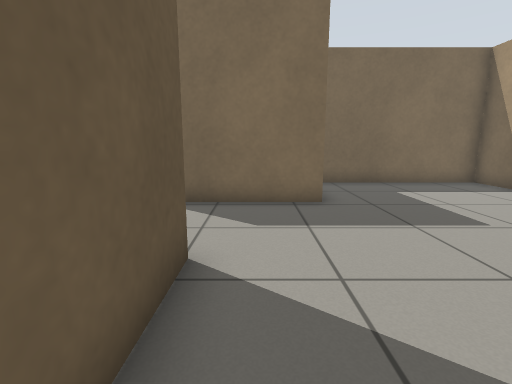
[1] (above)

14 first-person views from a walk through a world built for the Gazebo simulator. The camera is 0.78 m above the floor, tilts 10° down and sees 85° across. The lines on the ground mark 1 m squares. The floor is counted in squares, 0.5 m on a side. Each view is taken from the middle of a square. On the plan, view 1 faces up. The plan holds only what a view shows up to about 14 squares ahead; the rest is blank. Surface patterns are stand-ins for the level's own textures.

[2]
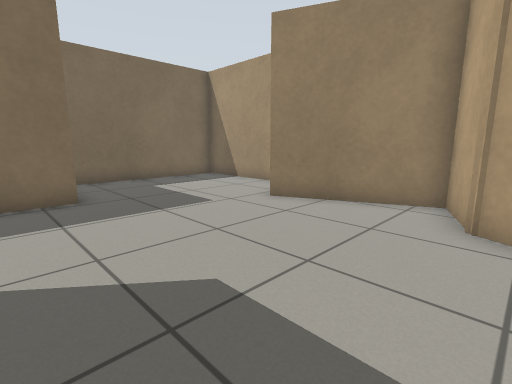

[3]
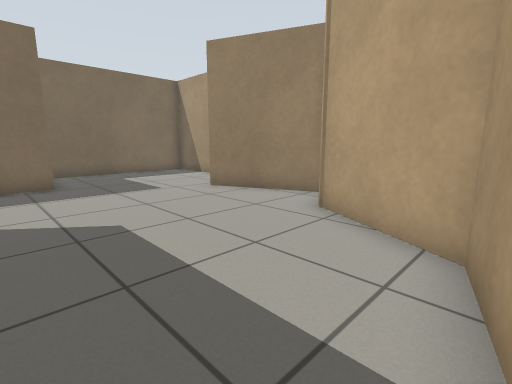

[4]
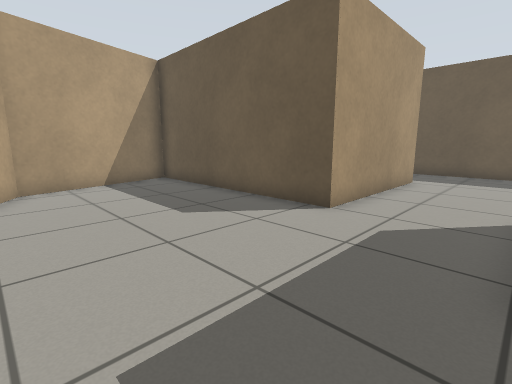

[5]
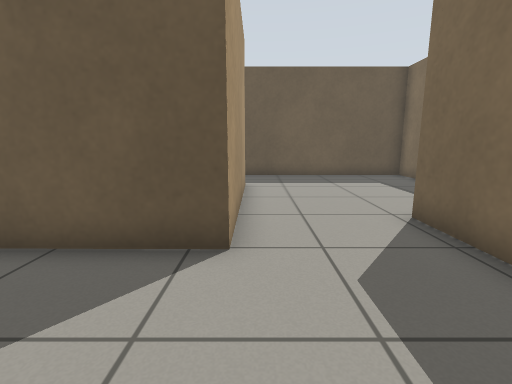

[6]
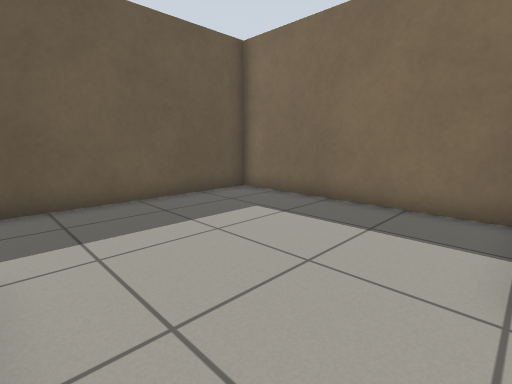

[7]
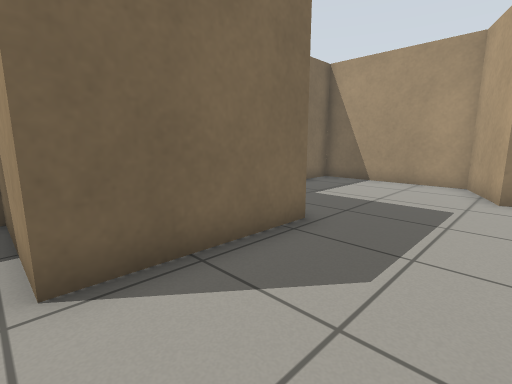

[8]
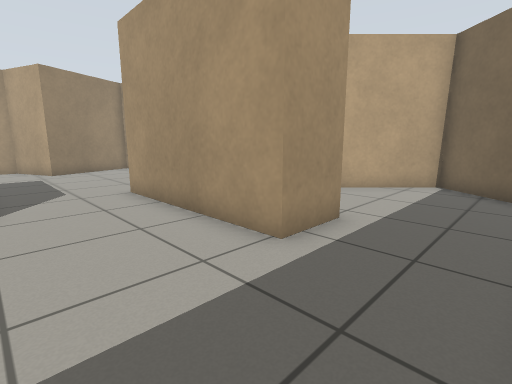

[9]
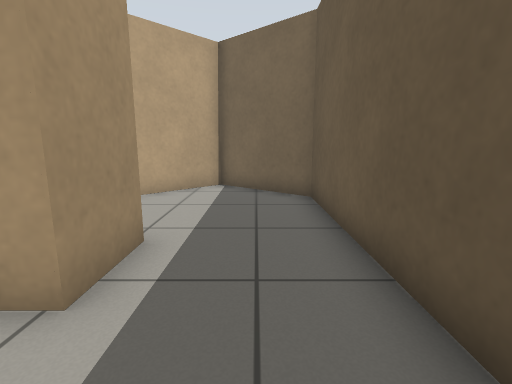

[10]
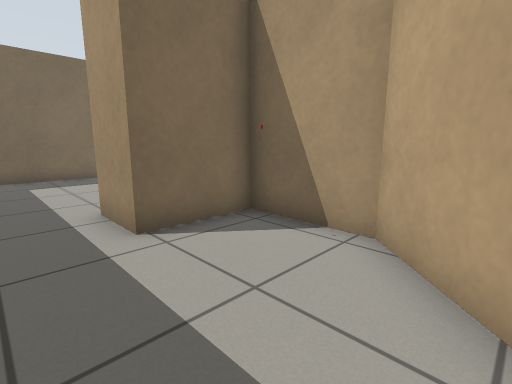

[11]
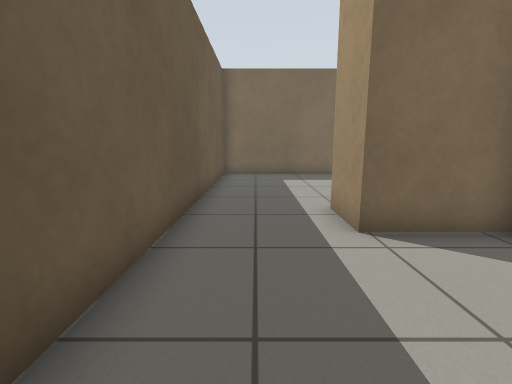

[12]
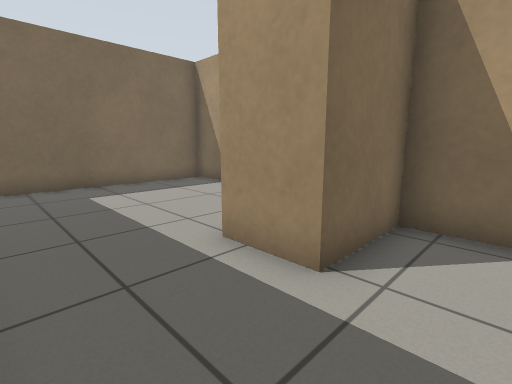

[13]
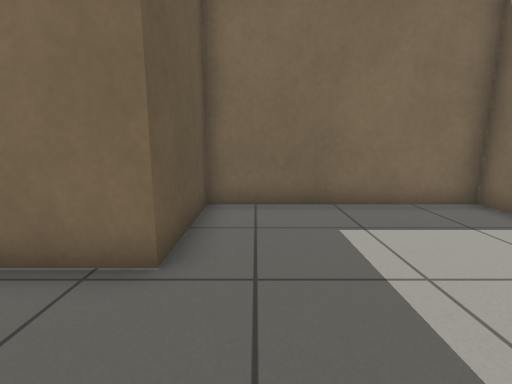

[14]
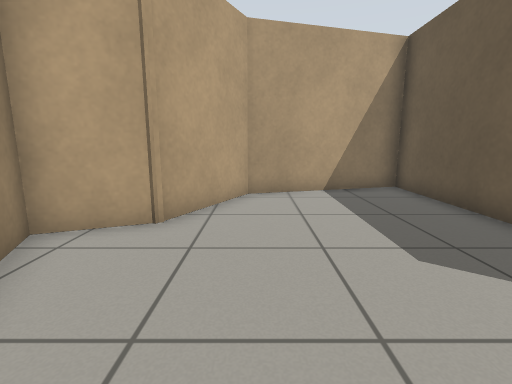

### Floor plan
Ten units are one square. View 1 is at (0, 0); x grows to the right and y downward. Boxes are objects, and circles mark ways between rooms. Rooms are numbered by the first view taken in them; rooms with no view inside come last. Other rooms are left out.
<svg viewBox="-111 -115 203 169">
<path fill="none" stroke="#000" d="M-26 -36 -9 -36 -10 49 43 35 59 3 79 -4 61 -45 87 -55 87 -110 18 -110 18 -73 -27 -73M-72 -36 -26 -36M-27 -73 -27 -110 -106 -110 -106 -35M-106 -35 -106 20 -77 45 -45 13 -45 -17 -72 -17 -72 -36"/>
<circle cx="-15" cy="-55" r="3" fill="#2a7"/>
<circle cx="-90" cy="-25" r="3" fill="#2a7"/>
<text x="30" y="-40">1</text>
<text x="-70" y="-70">2</text>
<text x="-80" y="0">3</text>
</svg>
Room 1 opens to room 2. Room 2 opens to room 3.

Where each view was taken, in squares from view 1:
view 1: 0 up, 0 right, facing up
view 2: 1 down, 0 right, facing up-right
view 3: 4 down, 0 right, facing up-right
view 4: 7 up, 5 right, facing down-left
view 5: 4 up, 3 right, facing left
view 6: 4 up, 3 left, facing up-left
view 7: 4 up, 3 left, facing up-right
view 8: 7 up, 10 left, facing down-right
view 9: 6 up, 9 left, facing down
view 10: 3 down, 9 left, facing up-right
view 11: 3 down, 9 left, facing up
view 12: 0 up, 10 left, facing up-right
view 13: 4 up, 3 right, facing up
view 14: 5 up, 4 right, facing down
